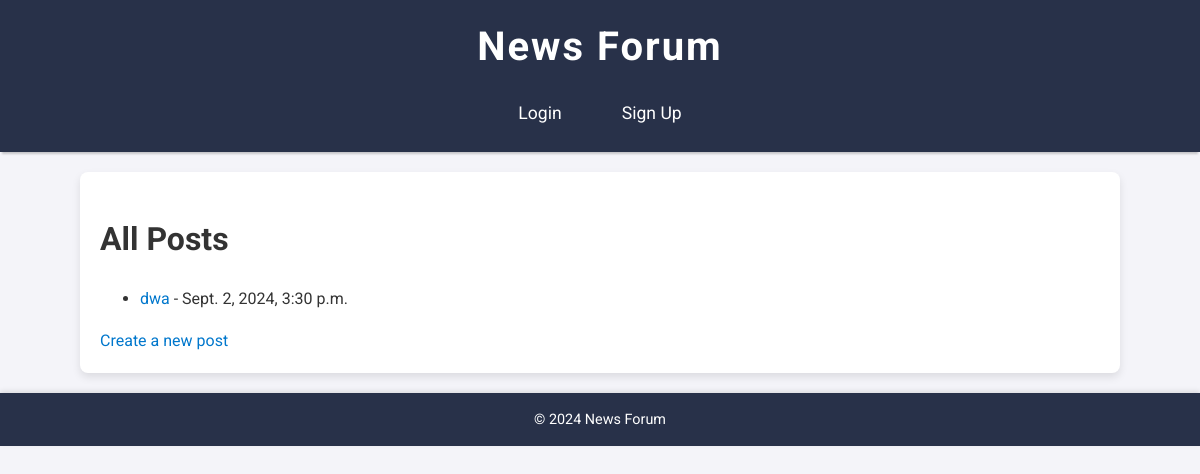
Before: / with the older database file.
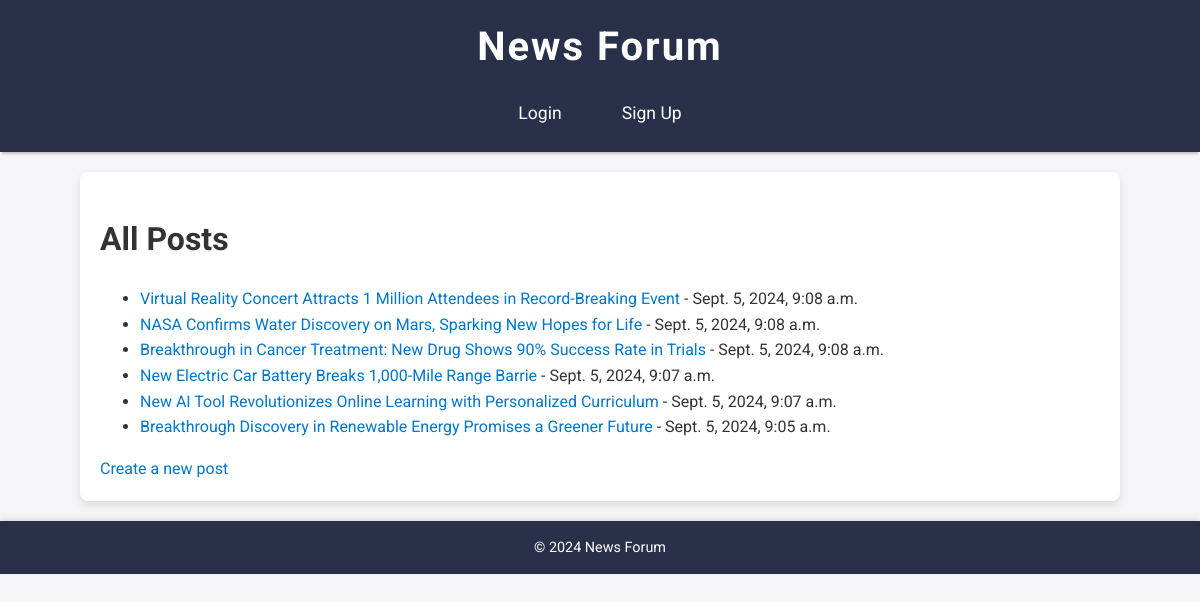
After: the same page with the newer database file.
### news/models.py (models this page shows, shortened)
class Post(models.Model):
    title = models.CharField(max_length=200)
    content = models.TextField()
    created_at = models.DateTimeField(auto_now_add=True)
    updated_at = models.DateTimeField(auto_now=True)
    author = models.ForeignKey(User, on_delete=models.CASCADE)
    category = models.ForeignKey(Category, on_delete=models.SET_NULL, null=True)
    upvotes = models.IntegerField(default=0)
    downvotes = models.IntegerField(default=0)

### news/views.py (the view)
# urls.py: path('', views.post_list, name='post_list'),
def post_list(request):
    posts = Post.objects.all().order_by('-created_at')
    return render(request, 'news/post_list.html', {'posts': posts})

### news/templates/news/post_list.html (shortened to what this page needs)
{% extends 'base.html' %}
{% block content %}
    <h1>All Posts</h1>
    <ul>
        {% for post in posts %}
            <li><a href="{% url 'post_detail' post.id %}">{{ post.title }}</a> - {{ post.created_at }}</li>
        {% endfor %}
    </ul>
    <a href="{% url 'post_create' %}">Create a new post</a>
{% endblock %}

### news/templates/base.html (shortened to what this page needs)
{% load static %}
<!DOCTYPE html>
<html lang="en">
<head>
    <link rel="stylesheet" href="{% static 'css/style.css' %}">
    <link rel="stylesheet" href="https://cdnjs.cloudflare.com/ajax/libs/font-awesome/6.0.0-beta3/css/all.min.css">
</head>
<body>
    <header>
        <h1><a href="{% url 'post_list' %}">News Forum</a></h1>
        <nav>
            {% if user.is_authenticated %}
                <p>Welcome, {{ user.username }}!</p>
                <form id="logout-form" action="{% url 'logout' %}" method="post">
                    {% csrf_token %}
                    <button type="submit" style="background:none;border:none;padding:0;color:inherit;cursor:pointer;">
                        <i class="fas fa-sign-out-alt"></i> Logout
                    </button>
                </form>
                <a href="{% url 'account_settings' %}" class="account-settings"><i class="fas fa-cog"></i></a>
            {% else %}
                <a href="{% url 'login' %}">Login</a>
                <a href="{% url 'signup' %}">Sign Up</a>
            {% endif %}
        </nav>
    </header>
    <main>
        {% block content %}{% endblock %}
    </main>
    <footer>
        <p>&copy; 2024 News Forum</p>
    </footer>
</body>
</html>

### news/static/css/style.css (style rules this page uses)
body { font-family: 'Roboto', sans-serif; background-color: #f4f4f9; color: #333; margin: 0; padding: 0; line-height: 1.6; }
a { text-decoration: none; color: #0077cc; }
main { width: 100%; max-width: 1000px; margin: 20px auto; padding: 20px; background: white; border-radius: 8px; box-shadow: 0 4px 8px rgba(0, 0, 0, 0.1); }
header { background-color: #283149; color: white; padding: 15px 0; text-align: center; box-shadow: 0 4px 2px -2px rgba(0, 0, 0, 0.2); position: sticky; top: 0; z-index: 1000; }
header h1 { margin: 0; font-size: 2.5em; font-weight: 700; letter-spacing: 2px; }
header a { color: #ffffff; }
nav { display: flex; justify-content: center; gap: 20px; margin-top: 10px; }
nav a { color: #ffffff; font-size: 1.1em; padding: 10px 20px; border-radius: 5px; transition: background-color 0.3s ease; }
footer { background-color: #283149; color: white; padding: 15px 0; text-align: center; position: relative; width: 100%; bottom: 0; margin-top: 20px; box-shadow: 0 -2px 5px rgba(0, 0, 0, 0.1); }
footer p { margin: 0; font-size: 0.9em; }

Changed rows visible on the page:
removed Post: title "dwa", created_at "Sept. 2, 2024, 3:30 p.m."
added Post: title "Virtual Reality Concert Attracts 1 Million Attendees in Record-Breaking Event", created_at "Sept. 5, 2024, 9:08 a.m."
added Post: title "NASA Confirms Water Discovery on Mars, Sparking New Hopes for Life", created_at "Sept. 5, 2024, 9:08 a.m."
added Post: title "Breakthrough in Cancer Treatment: New Drug Shows 90% Success Rate in Trials", created_at "Sept. 5, 2024, 9:08 a.m."
added Post: title "New Electric Car Battery Breaks 1,000-Mile Range Barrie", created_at "Sept. 5, 2024, 9:07 a.m."
added Post: title "New AI Tool Revolutionizes Online Learning with Personalized Curriculum", created_at "Sept. 5, 2024, 9:07 a.m."
added Post: title "Breakthrough Discovery in Renewable Energy Promises a Greener Future", created_at "Sept. 5, 2024, 9:05 a.m."
